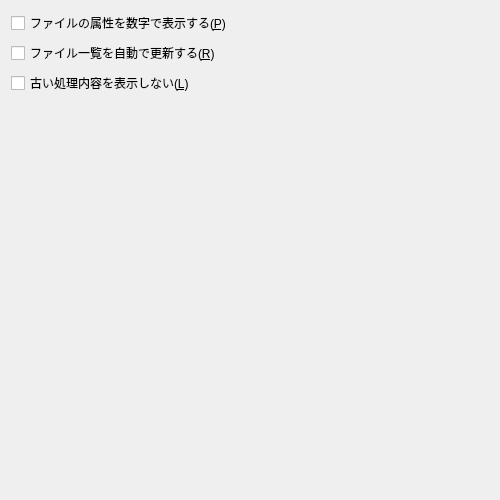
<?xml version="1.0" encoding="UTF-8"?>
<ui version="4.0">
 <class>OptionView2Form</class>
 <widget class="QWidget" name="OptionView2Form">
  <property name="geometry">
   <rect>
    <x>0</x>
    <y>0</y>
    <width>500</width>
    <height>500</height>
   </rect>
  </property>
  <layout class="QVBoxLayout" name="verticalLayout">
   <item>
    <widget class="QCheckBox" name="checkBox_DispPermissionsNumber">
     <property name="text">
      <string>ファイルの属性を数字で表示する(&amp;P)</string>
     </property>
    </widget>
   </item>
   <item>
    <widget class="QCheckBox" name="checkBox_AutoRefreshFileList">
     <property name="text">
      <string>ファイル一覧を自動で更新する(&amp;R)</string>
     </property>
    </widget>
   </item>
   <item>
    <widget class="QCheckBox" name="checkBox_RemoveOldLog">
     <property name="text">
      <string>古い処理内容を表示しない(&amp;L)</string>
     </property>
    </widget>
   </item>
   <item>
    <spacer name="verticalSpacer">
     <property name="orientation">
      <enum>Qt::Orientation::Vertical</enum>
     </property>
     <property name="sizeHint" stdset="0">
      <size>
       <width>20</width>
       <height>401</height>
      </size>
     </property>
    </spacer>
   </item>
  </layout>
 </widget>
 <resources/>
 <connections/>
</ui>
